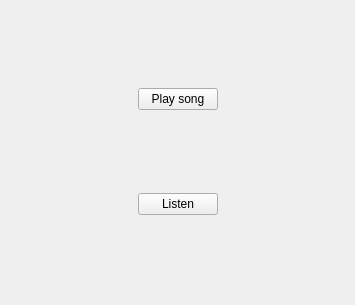
<?xml version="1.0" encoding="UTF-8"?>
<ui version="4.0">
 <class>Form</class>
 <widget class="QWidget" name="Form">
  <property name="geometry">
   <rect>
    <x>0</x>
    <y>0</y>
    <width>355</width>
    <height>305</height>
   </rect>
  </property>
  <property name="windowTitle">
   <string>Group Play</string>
  </property>
  <layout class="QGridLayout" name="gridLayout">
   <item row="0" column="1">
    <widget class="QPushButton" name="pushButton">
     <property name="text">
      <string>Play song</string>
     </property>
    </widget>
   </item>
   <item row="1" column="1">
    <widget class="QPushButton" name="pushButton_2">
     <property name="text">
      <string>Listen</string>
     </property>
    </widget>
   </item>
   <item row="0" column="0">
    <spacer name="horizontalSpacer">
     <property name="orientation">
      <enum>Qt::Horizontal</enum>
     </property>
     <property name="sizeHint" stdset="0">
      <size>
       <width>40</width>
       <height>20</height>
      </size>
     </property>
    </spacer>
   </item>
   <item row="0" column="2">
    <spacer name="horizontalSpacer_2">
     <property name="orientation">
      <enum>Qt::Horizontal</enum>
     </property>
     <property name="sizeHint" stdset="0">
      <size>
       <width>40</width>
       <height>20</height>
      </size>
     </property>
    </spacer>
   </item>
  </layout>
 </widget>
 <resources/>
 <connections/>
</ui>
